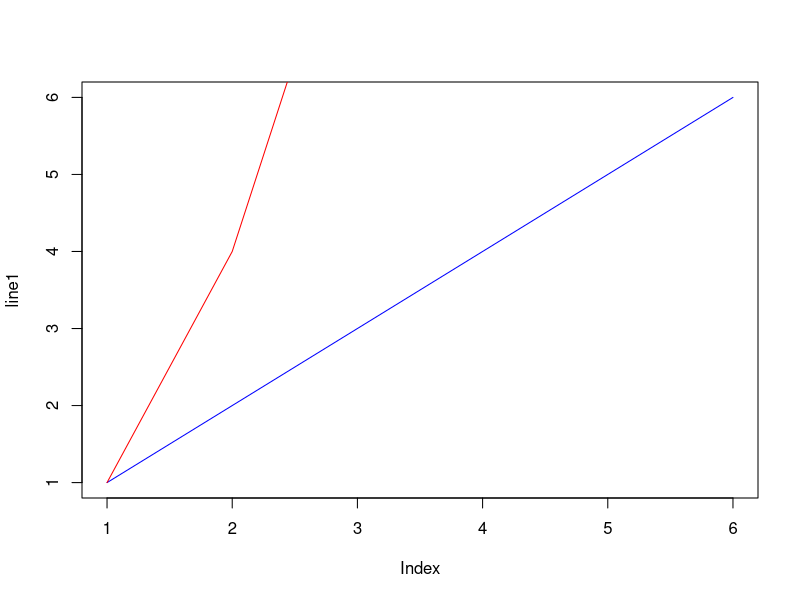
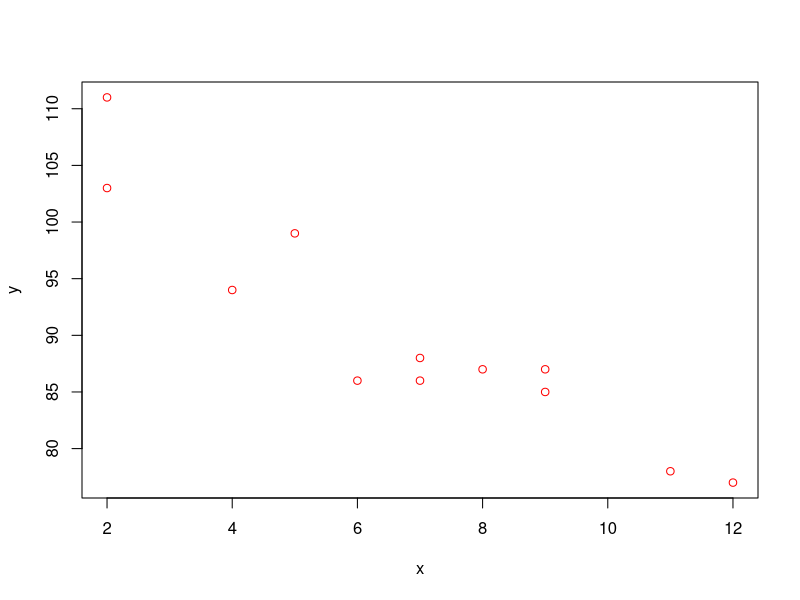
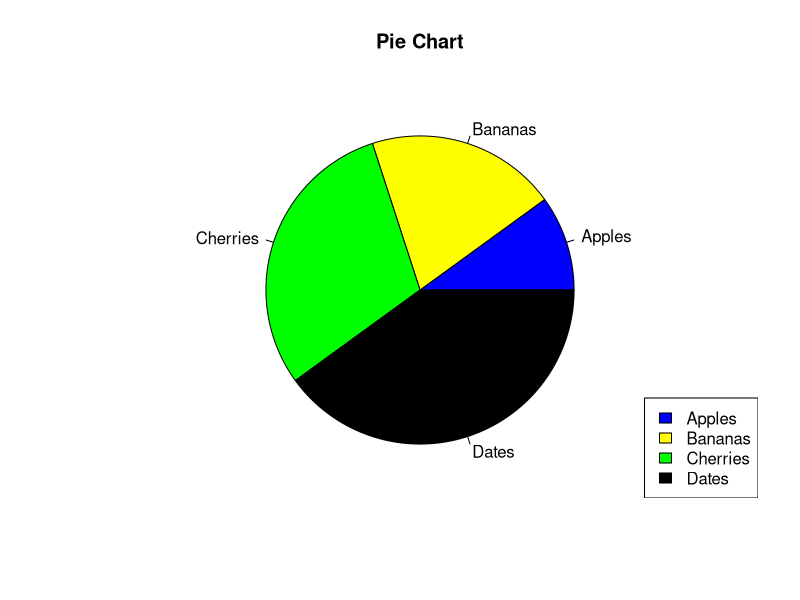
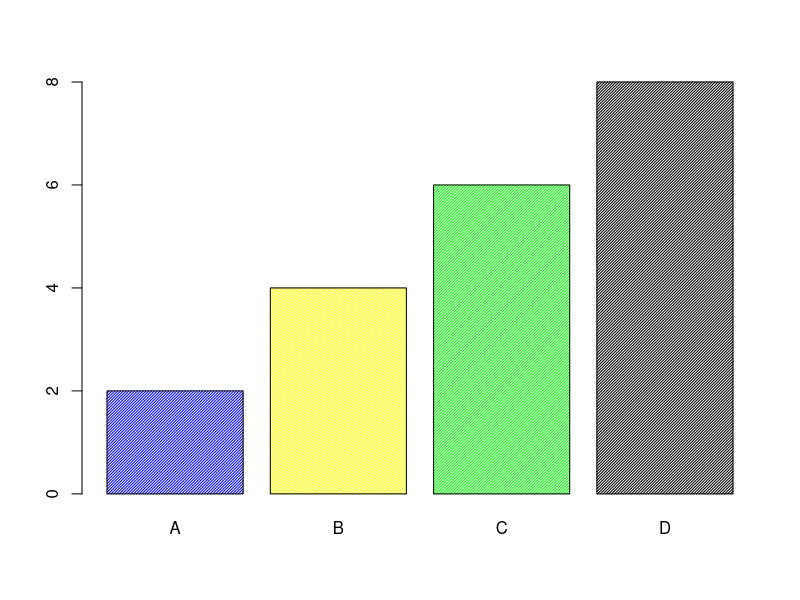

The R script that drew these images, in order:
# Line-plot
line1 <- c(1,2,3,4,5,6)
line2 <- c(1,4,9,16,25,36)
plot(line1, type = "l", col = "blue")
lines(line2, type="l", col = "red")


# Scatterplot
x <- c(5,7,8,7,2,2,9,4,11,12,9,6)
y <- c(99,86,87,88,111,103,87,94,78,77,85,86)
plot(x, y,col='red')


# Pie-chart
x <- c(10,20,30,40)
mylabel <- c("Apples", "Bananas", "Cherries", "Dates")
colors <- c("blue", "yellow", "green", "black")
pie(x, label = mylabel, main = "Pie Chart", col = colors)
legend("bottomright", mylabel, fill = colors)


# barplot
x <- c("A", "B", "C", "D")
y <- c(2, 4, 6, 8)
barplot(y, names.arg = x, col=colors, density=50, horiz=FALSE)
